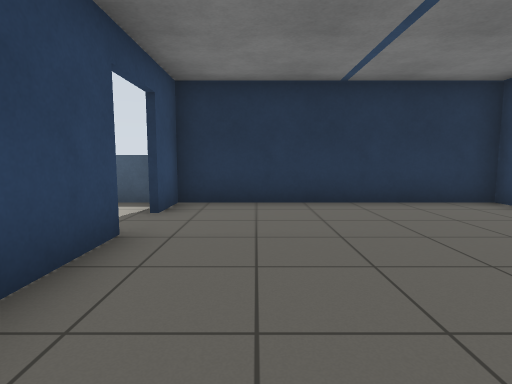
[1] (above)

18 first-person views from a walk through a robot-simulator world made for Gazebo. The camera is 0.9 m above the floor, tilts 6° down and sees 80° across. The floor is counted in squares, 1 m on a side. Each view is taken from the middle of a square. On the plan, view 1 faces up. The plan holds only what a view shows up to about 11 squares ahead; the rest is blank. Simple patterns stand in for the simulator's built-in surfaces. Simple shapes stand in for some stock models.

[2]
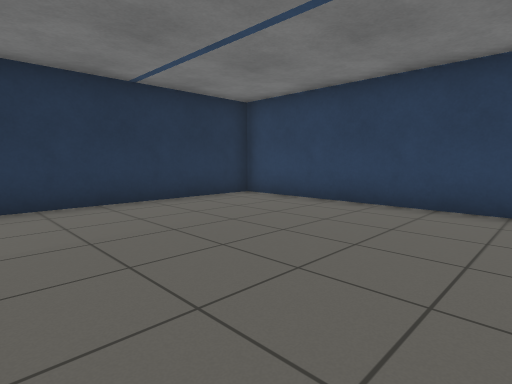

[3]
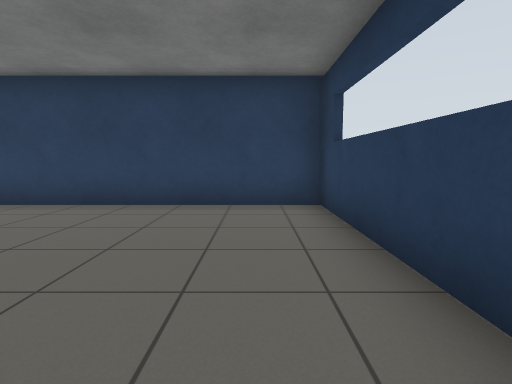

[4]
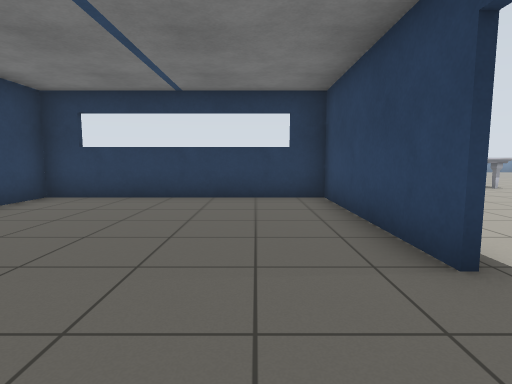

[5]
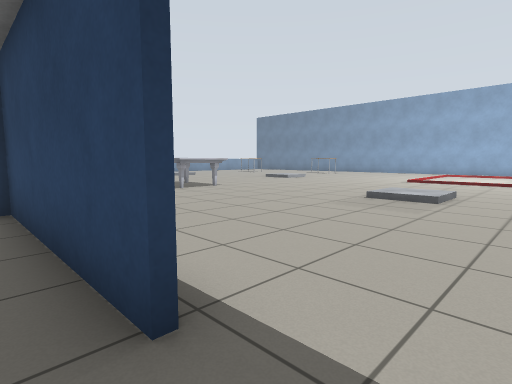

[6]
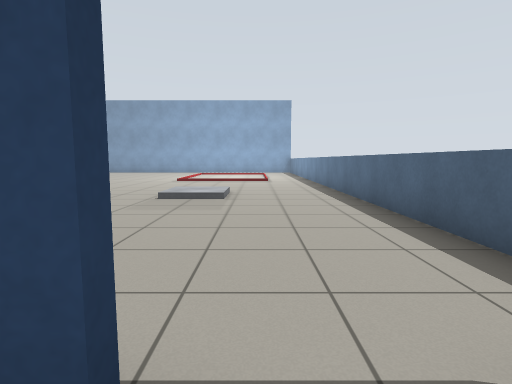

[7]
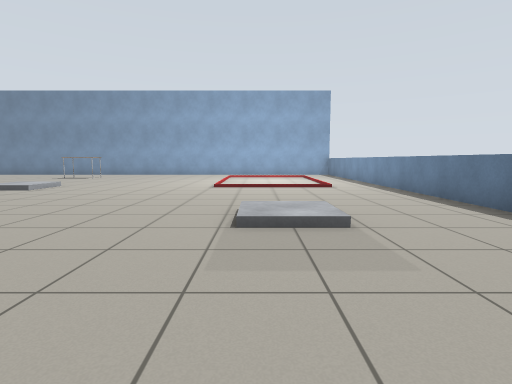

[8]
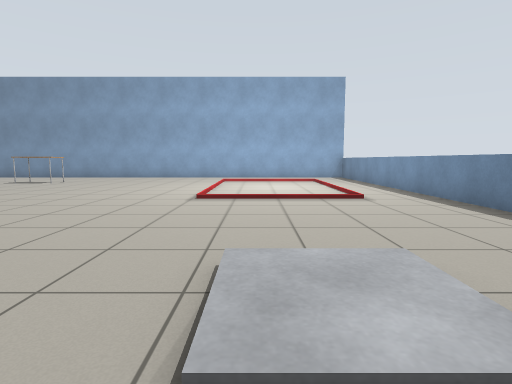

[9]
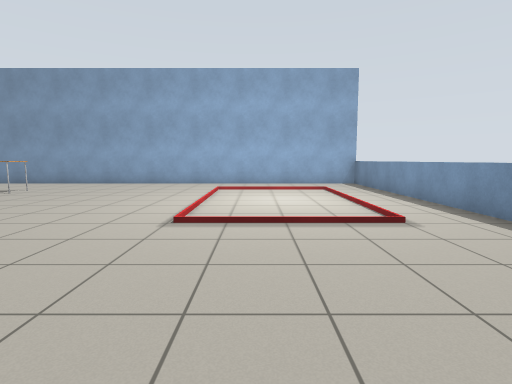

[10]
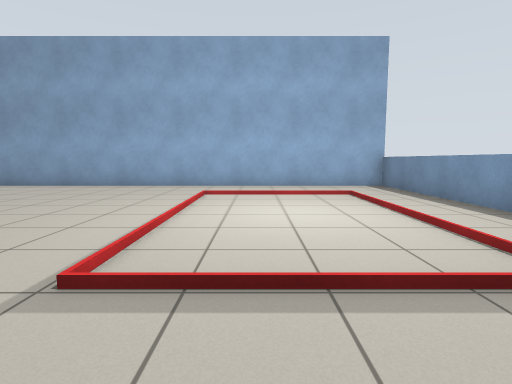

[11]
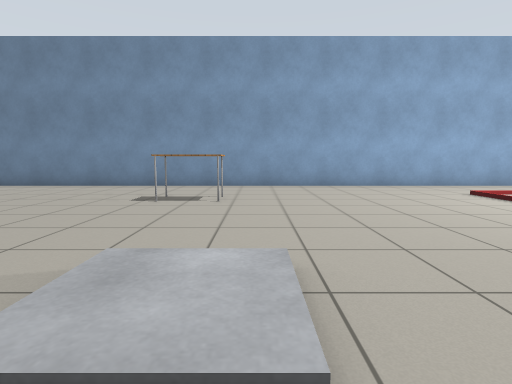

[12]
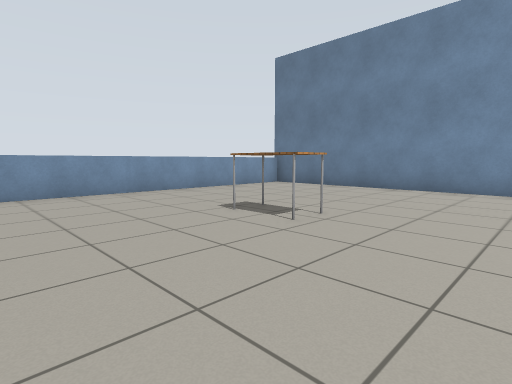

[13]
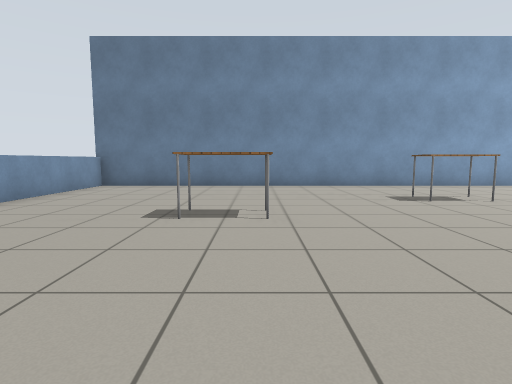

[14]
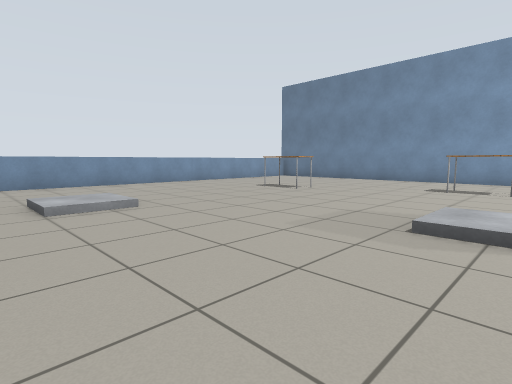

[15]
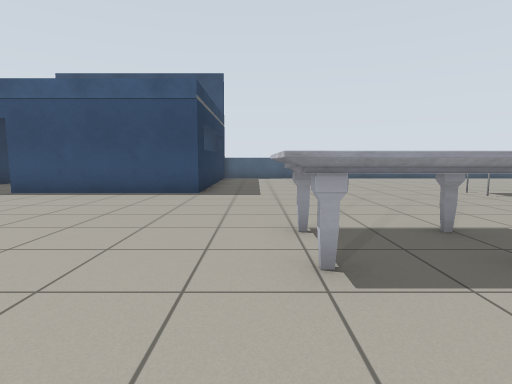

[16]
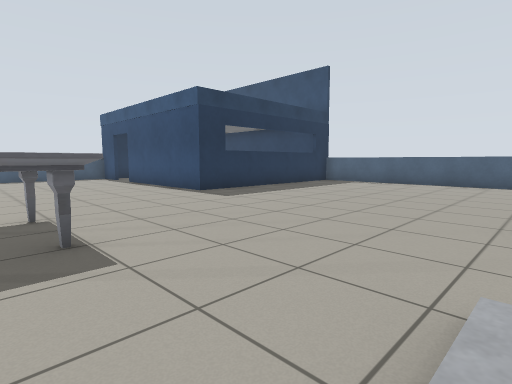

[17]
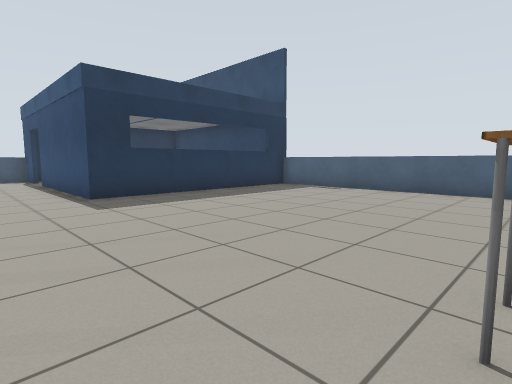

[18]
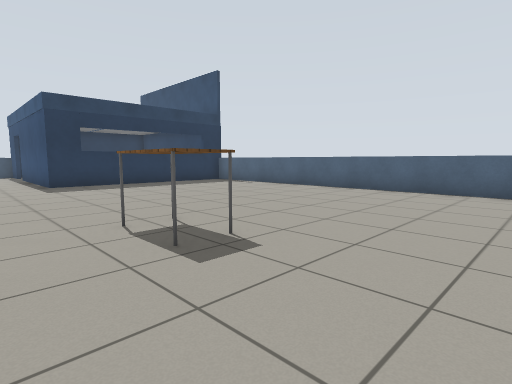

### Floor plan
Ten units are one square. View 1 is at (0, 0); x grows to the right and y downward. Boxes are objects, and circles mark ways between rooms. Rooms are numbered by the first view taken in them; rooms with no view inside come last. Other rooms are left out.
<svg viewBox="-232 -70 288 239">
<path fill="none" stroke="#000" d="M-17 -36 -17 13 51 13 51 -64 -21 -64M-17 -65 -17 -50M-21 -64 -227 -64 -227 164 -99 164M43 15 -18 15 -18 -36M51 123 51 24"/>
<rect x="-195" y="55" width="10" height="20" fill="#bbb"><title>table</title></rect>
<rect x="-175" y="105" width="10" height="20" fill="#bbb"><title>table</title></rect>
<rect x="-85" y="25" width="30" height="40" fill="#bbb"><title>marble table</title></rect>
<rect x="-25" y="85" width="10" height="20" fill="#bbb"><title>table</title></rect>
<circle cx="-20" cy="-45" r="3" fill="#2a7"/>
<text x="10" y="-30">1</text>
<text x="-100" y="60">2</text>
</svg>
Room 1 opens to room 2.

Where each view was taken, in squares from view 1:
view 1: 0 up, 0 right, facing up
view 2: 0 up, 1 left, facing up-right
view 3: 0 up, 1 left, facing right
view 4: 6 up, 0 right, facing down
view 5: 5 up, 1 left, facing down-left
view 6: 4 up, 1 left, facing left
view 7: 2 up, 4 left, facing left
view 8: 2 up, 7 left, facing left
view 9: 2 up, 9 left, facing left
view 10: 2 up, 12 left, facing left
view 11: 5 down, 12 left, facing left
view 12: 8 down, 13 left, facing down-left
view 13: 11 down, 12 left, facing left
view 14: 5 down, 9 left, facing down-left
view 15: 3 down, 10 left, facing right
view 16: 9 down, 7 left, facing up-right
view 17: 9 down, 4 left, facing up-right
view 18: 13 down, 4 left, facing up-right
